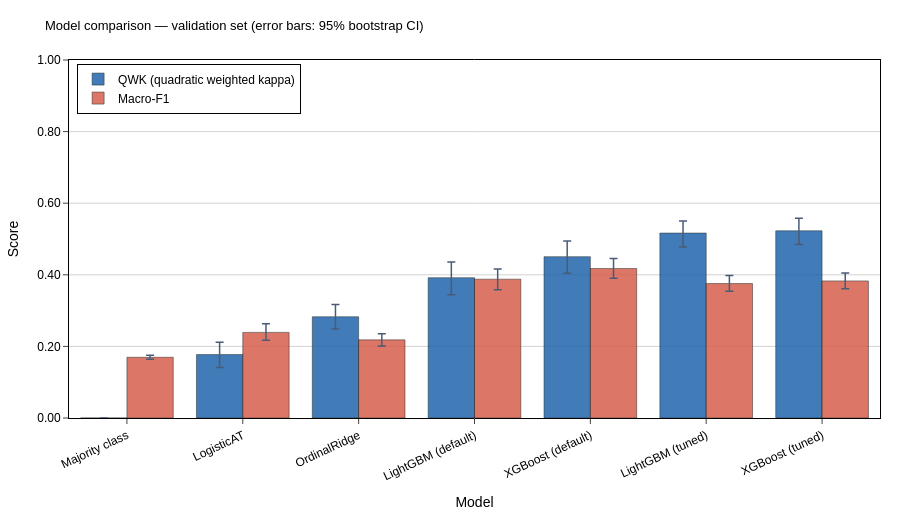

Here is the notebook cell this chart was saved with:
### Markdown cell above
## Cell 7 — Model comparison figure with bootstrap 95% CIs

### Code cell
def bootstrap_metric(y_true, y_pred, metric_fn, n_boot=1000, seed=42):
    """Bootstrap 95% CI for a scalar metric (returns [lo, hi])."""
    rng = np.random.default_rng(seed)
    n   = len(y_true)
    scores = [
        metric_fn(
            y_true[idx := rng.integers(0, n, n)],
            y_pred[idx]
        )
        for _ in range(n_boot)
    ]
    return np.percentile(scores, [2.5, 97.5])

qwk_fn = lambda yt, yp: cohen_kappa_score(yt, yp, weights='quadratic')
f1_fn  = lambda yt, yp: f1_score(yt, yp, average='macro', zero_division=0)

model_names = list(results.keys())
qwk_vals, qwk_lo, qwk_hi = [], [], []
f1_vals,  f1_lo,  f1_hi  = [], [], []

print('Computing bootstrap CIs (1,000 resamples per model) ...')
for name in model_names:
    yp = results[name]['val_pred']
    q  = results[name]['val']['qwk']
    f  = results[name]['val']['macro_f1']

    q_ci = bootstrap_metric(y_val, yp, qwk_fn)
    f_ci = bootstrap_metric(y_val, yp, f1_fn)

    qwk_vals.append(q);  qwk_lo.append(q - q_ci[0]);  qwk_hi.append(q_ci[1] - q)
    f1_vals.append(f);   f1_lo.append(f - f_ci[0]);   f1_hi.append(f_ci[1] - f)
    print(f'  {name:<28}  QWK={q:.4f} [{q_ci[0]:.3f}, {q_ci[1]:.3f}]  '
          f'F1={f:.4f} [{f_ci[0]:.3f}, {f_ci[1]:.3f}]')

# ── Publication bar chart ──────────────────────────────────────────────────────
COLORS = {
    'QWK':      '#2166ac',   # blue
    'Macro-F1': '#d6604d',   # red
}

fig_cmp = go.Figure()

fig_cmp.add_trace(go.Bar(
    name='QWK (quadratic weighted kappa)',
    x=model_names,
    y=qwk_vals,
    error_y=dict(type='data', symmetric=False,
                 array=qwk_hi, arrayminus=qwk_lo, thickness=1.5, width=4),
    marker_color=COLORS['QWK'],
    marker_line=dict(color='black', width=0.5),
    opacity=0.85,
))

fig_cmp.add_trace(go.Bar(
    name='Macro-F1',
    x=model_names,
    y=f1_vals,
    error_y=dict(type='data', symmetric=False,
                 array=f1_hi, arrayminus=f1_lo, thickness=1.5, width=4),
    marker_color=COLORS['Macro-F1'],
    marker_line=dict(color='black', width=0.5),
    opacity=0.85,
))

fig_cmp.update_layout(
    barmode='group',
    font=dict(family='Arial', size=12, color='black'),
    plot_bgcolor='white',
    paper_bgcolor='white',
    title=dict(
        text='Model comparison — validation set (error bars: 95% bootstrap CI)',
        font=dict(size=13)
    ),
    xaxis=dict(
        showgrid=False, linecolor='black', linewidth=1,
        mirror=True, ticks='outside', tickangle=-25,
        title='Model'
    ),
    yaxis=dict(
        showgrid=True, gridcolor='lightgray', linecolor='black',
        linewidth=1, mirror=True, ticks='outside',
        title='Score', range=[0, 1],
        tickformat='.2f',
    ),
    legend=dict(x=0.01, y=0.99, bordercolor='black', borderwidth=1,
                bgcolor='white'),
    margin=dict(l=60, r=20, t=60, b=100),
    width=900, height=520,
)

fig_cmp.show()
save_fig(fig_cmp, 'fig02a_model_comparison')

### Figure 1 — Plotly figure (JSON) as saved in the notebook; plotly's stock layout.template omitted (floating-point values rounded to 4 significant figures)
{"data": [{"error_y": {"array": [0.0, 0.0345, 0.03452, 0.04412, 0.04378, 0.0336, 0.03508], "arrayminus": [0.0, 0.03619, 0.03415, 0.04781, 0.04622, 0.03891, 0.03834], "symmetric": false, "thickness": 1.5, "type": "data", "width": 4}, "marker": {"color": "#2166ac", "line": {"color": "black", "width": 0.5}}, "name": "QWK (quadratic weighted kappa)", "opacity": 0.85, "type": "bar", "x": ["Majority class", "LogisticAT", "OrdinalRidge", "LightGBM (default)", "XGBoost (default)", "LightGBM (tuned)", "XGBoost (tuned)"], "y": [0.0, 0.1772, 0.2828, 0.3919, 0.4506, 0.5166, 0.5229]}, {"error_y": {"array": [0.005531, 0.02396, 0.01725, 0.0286, 0.02818, 0.02243, 0.02233], "arrayminus": [0.005726, 0.02208, 0.01715, 0.0293, 0.02738, 0.02167, 0.02157], "symmetric": false, "thickness": 1.5, "type": "data", "width": 4}, "marker": {"color": "#d6604d", "line": {"color": "black", "width": 0.5}}, "name": "Macro-F1", "opacity": 0.85, "type": "bar", "x": ["Majority class", "LogisticAT", "OrdinalRidge", "LightGBM (default)", "XGBoost (default)", "LightGBM (tuned)", "XGBoost (tuned)"], "y": [0.1696, 0.2391, 0.2182, 0.3878, 0.4177, 0.3754, 0.3829]}], "layout": {"barmode": "group", "font": {"color": "black", "family": "Arial", "size": 12}, "height": 520, "legend": {"bgcolor": "white", "bordercolor": "black", "borderwidth": 1, "x": 0.01, "y": 0.99}, "margin": {"b": 100, "l": 60, "r": 20, "t": 60}, "paper_bgcolor": "white", "plot_bgcolor": "white", "title": {"font": {"size": 13}, "text": "Model comparison — validation set (error bars: 95% bootstrap CI)"}, "width": 900, "xaxis": {"linecolor": "black", "linewidth": 1, "mirror": true, "showgrid": false, "tickangle": -25, "ticks": "outside", "title": {"text": "Model"}}, "yaxis": {"gridcolor": "lightgray", "linecolor": "black", "linewidth": 1, "mirror": true, "range": [0, 1], "showgrid": true, "tickformat": ".2f", "ticks": "outside", "title": {"text": "Score"}}}}
